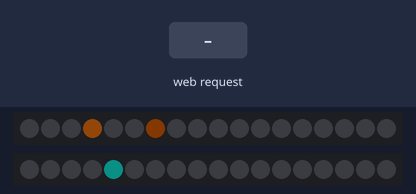
A sketch run on a simulated ESP32. Parts: 2 × 18 RGB LEDs in strip order, left to right. The inputs (shaded band) are chosen by the test bench. Dim RGB values are drawn brighter than linear; what the sketch prints to the serial monitor is not drawn.

Above: at 1.6 s.
1.7 s: HTTP request GET /api/cmd?c=start received
At 8.83 s:
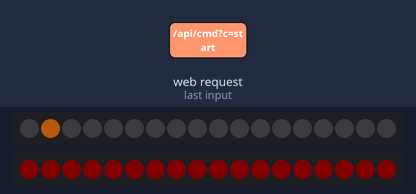
At 9.3 s:
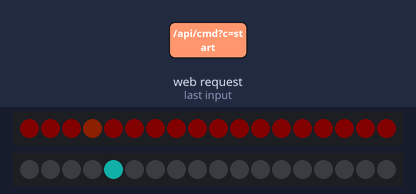
Timing chart, 0 to 9.4 s (numbered marks = the images above; inputs shaded):
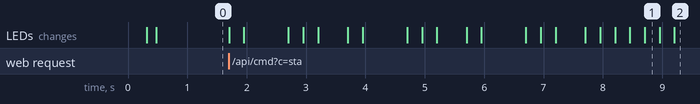

Measured:
- after the input at 1.7 s, the LEDs: first change at once (image 1 shows a later state)

The sketch:

dombyra_kui.ino
```cpp
#include <WiFi.h>
#include <WebServer.h>
#include <ESPmDNS.h>
#include <FastLED.h>

#include "song.h"
#include "webpage.h"


#define PIN_S1        18
#define PIN_S2        19
#define LEDS_PER_STR  18

#define S1_REVERSED   false
#define S2_REVERSED   false


#define LED_CHIPSET   SK6812
#define COLOR_ORDER   GRB

const char* AP_SSID = "DOMBYRA";
const char* AP_PASS = "dombyra123";

const CRGB COL_S1     = CRGB(255, 120,  20);
const CRGB COL_S2     = CRGB( 20, 200, 190);
const CRGB COL_OPEN   = CRGB(255,   0,   0);
const uint8_t PREVIEW_SCALE = 26;
const uint8_t OPEN_SCALE    = 22;
const uint8_t IDLE_SCALE    = 70;

CRGB leds1[LEDS_PER_STR];
CRGB leds2[LEDS_PER_STR];
WebServer server(80);

enum Mode : uint8_t { MODE_AUTO = 0, MODE_MIC = 1 };

bool     playing   = false;
Mode     mode      = MODE_AUTO;
uint16_t idx       = 0;
uint16_t bpm       = 120;
uint8_t  bright    = 70;
bool     loopSong  = true;
uint32_t noteStart = 0;
bool     dirty     = true;

inline uint32_t eighthMs() { return 30000UL / bpm; }


inline uint8_t ledIndex(uint8_t fret, bool reversed) {
  uint8_t i = fret - 1;
  return reversed ? (LEDS_PER_STR - 1 - i) : i;
}

void paintString(CRGB* leds, bool reversed, int8_t fret, CRGB color, uint8_t scale) {
  if (fret < 0) return;
  if (fret == 0) {
    CRGB c = COL_OPEN;
    c.nscale8(scale8(OPEN_SCALE, scale));
    for (uint8_t i = 0; i < LEDS_PER_STR; i++) leds[i] += c;
    return;
  }
  if (fret > LEDS_PER_STR) return;
  CRGB c = color;
  c.nscale8(scale);
  leds[ledIndex(fret, reversed)] = c;
}

void render() {
  fill_solid(leds1, LEDS_PER_STR, CRGB::Black);
  fill_solid(leds2, LEDS_PER_STR, CRGB::Black);

  Note cur = noteAt(idx);


  if (idx + 1 < songLength()) {
    Note nx = noteAt(idx + 1);
    paintString(leds1, S1_REVERSED, nx.s1, COL_S1, PREVIEW_SCALE);
    paintString(leds2, S2_REVERSED, nx.s2, COL_S2, PREVIEW_SCALE);
  }

  uint8_t s = playing ? 255 : IDLE_SCALE;
  paintString(leds1, S1_REVERSED, cur.s1, COL_S1, s);
  paintString(leds2, S2_REVERSED, cur.s2, COL_S2, s);

  FastLED.show();
}

void bootSweep() {
  for (uint8_t i = 0; i < LEDS_PER_STR; i++) {
    fill_solid(leds1, LEDS_PER_STR, CRGB::Black);
    fill_solid(leds2, LEDS_PER_STR, CRGB::Black);
    leds1[i] = COL_S1;
    leds2[LEDS_PER_STR - 1 - i] = COL_S2;
    FastLED.show();
    delay(25);
  }
}

void advance() {
  idx++;
  if (idx >= songLength()) {
    if (loopSong) {
      idx = 0;
    } else {
      idx = songLength() - 1;
      playing = false;
    }
  }
  noteStart = millis();
  dirty = true;
}

void restart() {
  idx = 0;
  noteStart = millis();
  dirty = true;
}

// ----------------------------------------------------------------- HTTP ---
void sendState() {
  Note cur = noteAt(idx);

  char n1[8] = "null", n2[8] = "null";
  if (idx + 1 < songLength()) {
    Note nx = noteAt(idx + 1);
    snprintf(n1, sizeof(n1), "%d", nx.s1);
    snprintf(n2, sizeof(n2), "%d", nx.s2);
  }

  char json[240];
  snprintf(json, sizeof(json),
    "{\"playing\":%s,\"mode\":%u,\"bpm\":%u,\"bright\":%u,"
    "\"idx\":%u,\"total\":%u,\"bar\":%u,\"bars\":%u,"
    "\"s1\":%d,\"s2\":%d,\"dir\":%u,\"n1\":%s,\"n2\":%s}",
    playing ? "true" : "false", (unsigned)mode, bpm, bright,
    idx, songLength(), cur.bar, (unsigned)(PART_BARS * SECTION_REPEATS),
    cur.s1, cur.s2, (unsigned)cur.dir, n1, n2);

  server.sendHeader("Cache-Control", "no-store");
  server.send(200, "application/json", json);
}

void handleCmd() {
  String c = server.arg("c");
  long   v = server.arg("v").toInt();

  if (c == "start") {
    playing   = true;
    noteStart = millis();
  } else if (c == "stop") {
    playing = false;
  } else if (c == "restart") {
    restart();
    playing = true;
    noteStart = millis();
  } else if (c == "next") {
    if (!playing) playing = true;
    advance();
  } else if (c == "prev") {
    idx = (idx == 0) ? songLength() - 1 : idx - 1;
    noteStart = millis();
  } else if (c == "mode") {
    mode = (v == 1) ? MODE_MIC : MODE_AUTO;
    noteStart = millis();
  } else if (c == "bpm") {
    bpm = constrain(v, 40, 200);
  } else if (c == "bright") {
    bright = constrain(v, 5, 255);
    FastLED.setBrightness(bright);
  } else if (c == "loop") {
    loopSong = (v != 0);
  }
  dirty = true;
  sendState();
}

void setup() {
  Serial.begin(115200);

  FastLED.addLeds<LED_CHIPSET, PIN_S1, COLOR_ORDER>(leds1, LEDS_PER_STR);
  FastLED.addLeds<LED_CHIPSET, PIN_S2, COLOR_ORDER>(leds2, LEDS_PER_STR);
  FastLED.setBrightness(bright);
  FastLED.setMaxPowerInVoltsAndMilliamps(5, 1500);
  bootSweep();

  WiFi.mode(WIFI_AP);
  WiFi.softAP(AP_SSID, AP_PASS);
  Serial.printf("AP \"%s\"  ->  http://%s\n",
                AP_SSID, WiFi.softAPIP().toString().c_str());
  if (MDNS.begin("dombyra")) Serial.println("also http://dombyra.local");

  server.on("/", HTTP_GET, []() {
    server.sendHeader("Cache-Control", "no-store");
    server.send_P(200, "text/html", INDEX_HTML);
  });
  server.on("/api/state", HTTP_GET, sendState);
  server.on("/api/cmd",   HTTP_GET, handleCmd);
  server.onNotFound([]() { server.send(404, "text/plain", "404"); });
  server.begin();

  restart();
}

void loop() {
  server.handleClient();

  if (playing && mode == MODE_AUTO) {
    uint32_t due = (uint32_t)noteAt(idx).units * eighthMs();
    if (millis() - noteStart >= due) advance();
  }

  if (dirty) {
    dirty = false;
    render();
  }
}
```

song.h
```cpp
#pragma once
#include <Arduino.h>

struct Note {
  int8_t  s1;
  int8_t  s2;
  uint8_t units;
  char    dir;
  uint8_t bar;
};

const Note PART[] PROGMEM = {
  // bar 1
  {4, 5, 1, 'D', 1}, {7, 5, 1, 'U', 1}, {7, 5, 1, 'D', 1}, {7, 5, 1, 'U', 1},
  // bar 2
  {7, 5, 1, 'D', 2}, {4, 5, 1, 'U', 2}, {5, 5, 2, 'D', 2},
  // bar 3
  {5, 5, 1, 'D', 3}, {9, 7, 1, 'U', 3}, {9, 7, 1, 'D', 3}, {9, 7, 1, 'U', 3},
  // bar 4
  {9, 7, 1, 'D', 4}, {5, 7, 1, 'U', 4}, {7, 7, 2, 'D', 4},
  // bar 5
  {4, 5, 1, 'D', 5}, {7, 5, 1, 'U', 5}, {7, 5, 1, 'D', 5}, {7, 5, 1, 'U', 5},
  // bar 6
  {7, 5, 1, 'D', 6}, {4, 5, 1, 'U', 6}, {5, 5, 2, 'D', 6},
  // bar 7
  {5, 5, 1, 'D', 7}, {7, 5, 1, 'U', 7}, {4, 5, 1, 'D', 7}, {4, 5, 1, 'U', 7},
  // bar 8
  {2, 0, 1, 'D', 8}, {2, 0, 1, 'U', 8}, {0, 5, 2, 'D', 8},
};

const uint16_t PART_LEN        = sizeof(PART) / sizeof(PART[0]);
const uint8_t  PART_BARS       = 8;
const uint8_t  SECTION_REPEATS = 2;

inline uint16_t songLength() { return PART_LEN * SECTION_REPEATS; }

inline Note noteAt(uint16_t i) {
  Note n;
  memcpy_P(&n, &PART[i % PART_LEN], sizeof(Note));
  n.bar += (i / PART_LEN) * PART_BARS;
  return n;
}
```

webpage.h
```cpp
#pragma once
#include <Arduino.h>

const char INDEX_HTML[] PROGMEM = R"HTMLPAGE(
<!doctype html>
<html lang="kk">
<head>
<meta charset="utf-8">
<meta name="viewport" content="width=device-width,initial-scale=1,viewport-fit=cover">
<meta name="theme-color" content="#f5efe6">
<title>Домбыра</title>
<style>
  :root{
    --bg:#f5efe6; --ink:#1d2b2c; --muted:#7d8a86;
    --teal:#17555c; --teal-d:#0f3d43; --amber:#e0913f; --line:#d9cec0;
    --red:#cf3a2b;
  }
  *{box-sizing:border-box; -webkit-tap-highlight-color:transparent}
  body{margin:0;padding:16px 16px 28px;background:var(--bg);color:var(--ink);
       font-family:-apple-system,BlinkMacSystemFont,"Segoe UI",Roboto,sans-serif}
  h1{font-size:26px;margin:2px 0 0}
  .sub{color:var(--muted);font-size:14px;margin:2px 0 14px}
  .card{background:#fffaf3;border:1px solid var(--line);border-radius:16px;padding:14px;margin-bottom:12px}
  .row{display:flex;gap:10px;align-items:center}
  .grid{display:grid;grid-template-columns:1fr 1fr;gap:10px}
  .fret{text-align:center;padding:10px 4px;border-radius:14px;background:#f0e7da}
  .fret .lbl{font-size:12px;color:var(--muted);letter-spacing:.04em}
  .fret .val{font-size:56px;font-weight:700;line-height:1.05;font-variant-numeric:tabular-nums}
  .fret.s1 .val{color:var(--amber)}
  .fret.s2 .val{color:var(--teal)}
  .fret .nxt{font-size:13px;color:var(--muted)}
  .fret.s1 .val.open, .fret.s2 .val.open{color:var(--red)}   /* 0 = ашық ішек */
  .nxt.open{color:var(--red)}
  .meta{display:flex;justify-content:space-between;font-size:14px;color:var(--muted);margin-top:10px}
  .stroke{font-size:30px;font-weight:700;color:var(--ink)}
  button{font:inherit;font-weight:600;border:0;border-radius:14px;padding:14px 10px;
         background:var(--teal);color:#fff;flex:1;cursor:pointer}
  button:active{background:var(--teal-d)}
  button.ghost{background:#e8ded0;color:var(--teal-d)}
  button.on{background:var(--amber)}
  button:disabled{opacity:.45}
  #next{width:100%;padding:26px;font-size:22px;background:var(--amber);margin-top:4px}
  label{font-size:13px;color:var(--muted);display:flex;justify-content:space-between;margin:12px 0 4px}
  input[type=range]{width:100%;accent-color:var(--teal)}
  .bar{height:12px;border-radius:8px;background:#e8ded0;overflow:hidden;margin-top:8px}
  .bar>i{display:block;height:100%;width:0;background:var(--teal);transition:width .06s linear}
  .bar>i.hit{background:var(--amber)}
  .warn{font-size:13px;color:#9b4a1e;background:#fbe9dc;border-radius:10px;padding:10px;margin-top:10px;display:none}
  .prog{height:6px;border-radius:6px;background:#e8ded0;overflow:hidden;margin-top:12px}
  .prog>i{display:block;height:100%;background:var(--amber);width:0}
</style>
</head>
<body>

<h1>Еркем-ай</h1>
<div class="sub">Қазақтың халық әні · 16 такт</div>

<div class="card">
  <div class="grid">
    <div class="fret s1"><div class="lbl">1-ІШЕК · D18</div><div class="val" id="v1">–</div><div class="nxt" id="n1">&nbsp;</div></div>
    <div class="fret s2"><div class="lbl">2-ІШЕК · D19</div><div class="val" id="v2">–</div><div class="nxt" id="n2">&nbsp;</div></div>
  </div>
  <div class="meta">
    <span id="pos">такт 1/16 · нота 1/56</span>
    <span class="stroke" id="dir">&#8851;</span>
  </div>
  <div class="prog"><i id="prog"></i></div>
</div>

<div class="card">
  <div class="row">
    <button id="play" onclick="cmd('start')">Бастау</button>
    <button class="ghost" onclick="cmd('stop')">Тоқтату</button>
    <button class="ghost" onclick="cmd('restart')">Қайта</button>
  </div>
  <button id="next" onclick="tap()">Келесі нота</button>
</div>

<div class="card">
  <div class="row">
    <button id="mAuto" class="ghost" onclick="cmd('mode','&v=0')">Авто (темп)</button>
    <button id="mMic"  class="ghost" onclick="micMode()">Микрофон</button>
  </div>

  <label><span>Темп</span><b id="bpmV">120 BPM</b></label>
  <input type="range" id="bpm" min="40" max="200" value="120"
         oninput="bpmV.textContent=this.value+' BPM'" onchange="cmd('bpm','&v='+this.value)">

  <label><span>Жарықтық</span><b id="brV">70</b></label>
  <input type="range" id="br" min="5" max="255" value="70"
         oninput="brV.textContent=this.value" onchange="cmd('bright','&v='+this.value)">
</div>

<div class="card" id="micCard">
  <label><span>Микрофон сезімталдығы</span><b id="thV">0.030</b></label>
  <input type="range" id="th" min="3" max="150" value="30"
         oninput="thV.textContent=(this.value/1000).toFixed(3)">
  <div class="bar"><i id="lvl"></i></div>
  <div class="warn" id="micWarn"></div>
</div>

<script>
var S={playing:false,mode:0,bpm:120,bright:70,idx:0,total:56,bar:1,bars:16,
       s1:0,s2:0,dir:68,n1:-1,n2:-1};
var micOn=false, ac=null, an=null, buf=null, env=0, lastTrig=0, busy=0;

function fmt(f){ return f<0 ? '–' : String(f); }

// 0 = ашық ішек (бос қағу) -> қызыл
function setFret(el,f,base,pfx){
  el.innerHTML = (f===undefined||f===null) ? '&nbsp;' : pfx+fmt(f);
  el.className = base + (f===0 ? ' open' : '');
}

function paint(){
  setFret(v1,S.s1,'val','');  setFret(v2,S.s2,'val','');
  setFret(n1,S.n1,'nxt','келесі ');  setFret(n2,S.n2,'nxt','келесі ');
  dir.innerHTML = S.dir===85 ? '&#8744;' : '&#8851;';
  pos.textContent='такт '+S.bar+'/'+S.bars+' · нота '+(S.idx+1)+'/'+S.total;
  prog.style.width = (100*(S.idx+1)/S.total)+'%';
  play.textContent = S.playing ? 'Ойнауда' : 'Бастау';
  play.className = S.playing ? 'on' : '';
  mAuto.className = S.mode===0 ? 'on' : 'ghost';
  mMic.className  = S.mode===1 ? 'on' : 'ghost';
  bpm.value=S.bpm; bpmV.textContent=S.bpm+' BPM';
  br.value=S.bright; brV.textContent=S.bright;
}

async function cmd(c,extra){
  busy++;                       // a command must never be dropped
  try{ var r=await fetch('/api/cmd?c='+c+(extra||''),{cache:'no-store'});
       S=await r.json(); paint(); }catch(e){}
  busy--;
}
async function poll(){
  if(busy) return;
  try{ var r=await fetch('/api/state',{cache:'no-store'}); S=await r.json(); paint(); }catch(e){}
}
setInterval(poll,250);

function tap(){ if(navigator.vibrate) navigator.vibrate(15); cmd('next'); }

// ---- микрофон: әр соққыны естігенде келесі нотаға өтеді -------------------
async function micMode(){
  await cmd('mode','&v=1');
  if(micOn) return;
  if(!navigator.mediaDevices || !navigator.mediaDevices.getUserMedia){
    return warn('Бұл браузер микрофонды HTTP арқылы бермейді. README-дегі нұсқаны қараңыз, немесе «Келесі нота» батырмасын басыңыз.');
  }
  try{
    var st=await navigator.mediaDevices.getUserMedia({audio:{
      echoCancellation:false, noiseSuppression:false, autoGainControl:false}});
    ac=new (window.AudioContext||window.webkitAudioContext)();
    await ac.resume();
    an=ac.createAnalyser(); an.fftSize=1024;
    ac.createMediaStreamSource(st).connect(an);
    buf=new Float32Array(an.fftSize);
    micOn=true; micWarn.style.display='none';
    keepAwake(); listen();
  }catch(e){
    warn('Микрофон қосылмады ('+e.name+'). HTTPS қажет болуы мүмкін — README-ді қараңыз. «Келесі нота» батырмасы әрқашан жұмыс істейді.');
  }
}
function warn(t){ micWarn.textContent=t; micWarn.style.display='block'; }

function listen(){
  requestAnimationFrame(listen);
  if(!micOn) return;
  an.getFloatTimeDomainData(buf);
  var s=0; for(var i=0;i<buf.length;i++) s+=buf[i]*buf[i];
  var rms=Math.sqrt(s/buf.length);

  var thr=th.value/1000;
  var refr=Math.max(90, 30000/S.bpm*0.55);      // ~жарты сегіздік нота
  var now=performance.now();
  var hit = rms>thr && rms>env*1.6 && (now-lastTrig)>refr;

  lvl.style.width=Math.min(100, rms/(thr*3)*100)+'%';
  lvl.className = hit ? 'hit' : '';

  if(hit && S.mode===1 && S.playing){ lastTrig=now; tap(); }
  env=Math.max(rms, env*0.90);
}

async function keepAwake(){ try{ await navigator.wakeLock.request('screen'); }catch(e){} }

poll();
</script>
</body>
</html>
)HTMLPAGE";
```
